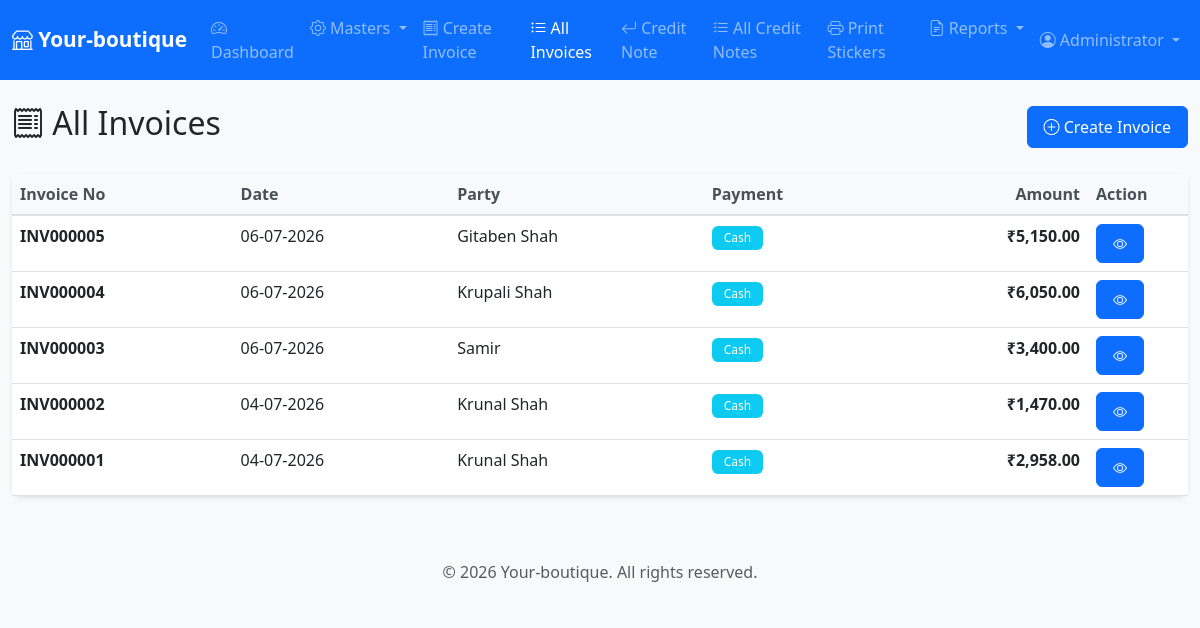
Screenshot of /modules/2_invoice/list.php (signed in) with the database file from the repository.
### tables this page shows
CREATE TABLE IF NOT EXISTS invoices (
    id INT PRIMARY KEY AUTO_INCREMENT,
    invoice_no VARCHAR(50) UNIQUE NOT NULL,
    invoice_date DATE NOT NULL,
    party_id INT NOT NULL,
    subtotal DECIMAL(10,2) NOT NULL DEFAULT 0,
    discount_amount DECIMAL(10,2) DEFAULT 0,
    cgst_amount DECIMAL(10,2) DEFAULT 0,
    sgst_amount DECIMAL(10,2) DEFAULT 0,
    total_amount DECIMAL(10,2) NOT NULL,
    payment_mode ENUM('Cash', 'Card', 'UPI') DEFAULT 'Cash',
    notes TEXT,
    created_by INT,
    created_at TIMESTAMP DEFAULT CURRENT_TIMESTAMP,
    FOREIGN KEY (party_id) REFERENCES parties(id),
    FOREIGN KEY (created_by) REFERENCES users(id),
    INDEX idx_invoice_no (invoice_no),
    INDEX idx_date (invoice_date),
    INDEX idx_party (party_id)
);

CREATE TABLE IF NOT EXISTS parties (
    id INT PRIMARY KEY AUTO_INCREMENT,
     
    mobile VARCHAR(15) UNIQUE NULL,
    party_name VARCHAR(100) NOT NULL,
    address TEXT,
    notes TEXT,
    created_at TIMESTAMP DEFAULT CURRENT_TIMESTAMP,
    updated_at TIMESTAMP DEFAULT CURRENT_TIMESTAMP ON UPDATE CURRENT_TIMESTAMP,
    INDEX idx_mobile (mobile)
);

### config/database.php (called while the page is built, shortened)
<?php
$web_url='https://getdemo.in/your-boutique/';
?>

### config/session.php (called while the page is built, shortened)
<?php
function getUserFullName() {
    return $_SESSION['full_name'] ?? 'User';
}
?>

### config/functions.php (called while the page is built, shortened)
<?php
function formatCurrency($amount) {
    return '₹' . number_format($amount, 2);
}
function formatDate($date) {
    return date('d-m-Y', strtotime($date));
}
?>

### modules/2_invoice/list.php (the view, shortened to what this page needs)
<?php
require_once __DIR__ . '/../../includes/header.php';
$sql = "SELECT i.*, p.party_name FROM invoices i
        INNER JOIN parties p ON i.party_id = p.id
        ORDER BY i.created_at DESC LIMIT 100";
$result = $conn->query($sql);
?>
<div class="row">
    <div class="col-12">
        <div class="d-flex justify-content-between align-items-center mb-4">
            <h2><i class="bi bi-receipt"></i> All Invoices</h2>
            <a href="create_invoice.php" class="btn btn-primary">
                <i class="bi bi-plus-circle"></i> Create Invoice
            </a>
        </div>
    </div>
</div>
<div class="card">
    <div class="card-body p-0">
        <div class="table-responsive">
            <table class="table table-hover mb-0">
                <thead class="table-light">
                    <tr>
                        <th>Invoice No</th>
                        <th>Date</th>
                        <th>Party</th>
                        <th>Payment</th>
                        <th class="text-end">Amount</th>
                        <th width="100">Action</th>
                    </tr>
                </thead>
                <tbody>
                    <?php while ($row = $result->fetch_assoc()): ?>
                    <tr>
                        <td><strong><?php echo $row['invoice_no']; ?></strong></td>
                        <td><?php echo formatDate($row['invoice_date']); ?></td>
                        <td><?php echo $row['party_name']; ?></td>
                        <td><span class="badge bg-info"><?php echo $row['payment_mode']; ?></span></td>
                        <td class="text-end text-currency"><?php echo formatCurrency($row['total_amount']); ?></td>
                        <td>
                            <a href="view.php?invoice=<?php echo $row['invoice_no']; ?>" class="btn btn-sm btn-primary">
                                <i class="bi bi-eye"></i>
                            </a>
                        </td>
                    </tr>
                    <?php endwhile; ?>
                </tbody>
            </table>
        </div>
    </div>
</div>
<?php require_once __DIR__ . '/../../includes/footer.php'; ?>

### includes/header.php (shortened to what this page needs)
<?php
require_once __DIR__ . '/../config/database.php';
require_once __DIR__ . '/../config/session.php';
require_once __DIR__ . '/../config/functions.php';
$currentPage = basename($_SERVER['PHP_SELF']);
?>
<!DOCTYPE html>
<html lang="en">
<head>
    <link href="https://cdn.jsdelivr.net/npm/bootstrap@5.3.0/dist/css/bootstrap.min.css" rel="stylesheet">
    <link rel="stylesheet" href="https://cdn.jsdelivr.net/npm/bootstrap-icons@1.11.0/font/bootstrap-icons.css">
    <link rel="stylesheet" href="/assets/css/style.css">
</head>
<body>
    <?php if ($currentPage !== 'login.php'): ?>
    <nav class="navbar navbar-expand-lg navbar-dark bg-primary">
        <div class="container-fluid">
            <a class="navbar-brand" href="<?= $web_url ?>dashboard.php">
                <i class="bi bi-shop"></i> Your-boutique
            </a>
            <div class="collapse navbar-collapse" id="navbarNav">
                <ul class="navbar-nav me-auto">
                    <li class="nav-item">
                        <a class="nav-link <?php echo ($currentPage === 'dashboard.php') ? 'active' : ''; ?>" href="<?= $web_url ?>dashboard.php">
                            <i class="bi bi-speedometer2"></i> Dashboard
                        </a>
                    </li>
                    <li class="nav-item dropdown">
                        <a class="nav-link dropdown-toggle" href="#" role="button" data-bs-toggle="dropdown">
                            <i class="bi bi-gear"></i> Masters
                        </a>
                    </li>
                    <li class="nav-item">
                        <a class="nav-link <?php echo ($currentPage === 'create_invoice.php') ? 'active' : ''; ?>" href="/your-boutique/modules/invoice/create_invoice.php">
                            <i class="bi bi-receipt"></i> Create Invoice
                        </a>
                    </li>
                    <li class="nav-item">
                        <a class="nav-link <?php echo ($currentPage === 'list.php' && strpos($_SERVER['PHP_SELF'], 'invoice') !== false) ? 'active' : ''; ?>" href="/your-boutique/modules/invoice/list.php">
                            <i class="bi bi-list-ul"></i> All Invoices
                        </a>
                    </li>
                    <li class="nav-item">
                        <a class="nav-link <?php echo ($currentPage === 'create_credit_note.php') ? 'active' : ''; ?>" href="/your-boutique/modules/credit_note/create_credit_note.php">
                            <i class="bi bi-arrow-return-left"></i> Credit Note
                        </a>
                    </li>
                     <li class="nav-item">
                        <a class="nav-link <?php echo ($currentPage === 'list.php' && strpos($_SERVER['PHP_SELF'], 'credit_note') !== false) ? 'active' : ''; ?>" href="/your-boutique/modules/credit_note/list.php">
                            <i class="bi bi-list-check"></i> All Credit Notes
                        </a>
                    </li>
                    <li class="nav-item">
                        <a class="nav-link" href="/your-boutique/modules/products/sticker.php">
                            <i class="bi bi-printer"></i> Print Stickers
                        </a>
                    </li>
                    <li class="nav-item dropdown">
                        <a class="nav-link dropdown-toggle" href="#" role="button" data-bs-toggle="dropdown">
                            <i class="bi bi-file-earmark-text"></i> Reports
                        </a>
                    </li>
                </ul>
                <ul class="navbar-nav">
                    <li class="nav-item dropdown">
                        <a class="nav-link dropdown-toggle" href="#" role="button" data-bs-toggle="dropdown">
                            <i class="bi bi-person-circle"></i> <?php echo getUserFullName(); ?>
                        </a>
                    </li>
                </ul>
            </div>
        </div>
    </nav>
    <?php endif; ?>
    <div class="container-fluid mt-4">

### includes/footer.php (shortened to what this page needs)
    </div>
    <footer class="bg-light text-center text-muted py-3 mt-5">
        <div class="container">
            <p class="mb-0">&copy; <?php echo date('Y'); ?> Your-boutique. All rights reserved.</p>
        </div>
    </footer>
</body>
</html>

### assets/css/style.css (style rules this page uses)
:root { --primary-color: #0d6efd; --secondary-color: #6c757d; --success-color: #198754; --danger-color: #dc3545; --warning-color: #ffc107; }
body { font-family: 'Segoe UI', Tahoma, Geneva, Verdana, sans-serif; background-color: #f8f9fa; }
.card { border: none; border-radius: 10px; box-shadow: 0 2px 4px rgba(0,0,0,0.1); margin-bottom: 20px; }
.table { background-color: white; }
.table thead th { background-color: #f8f9fa; border-bottom: 2px solid #dee2e6; font-weight: 600; color: #495057; }
.btn { border-radius: 6px; padding: 8px 16px; font-weight: 500; }
.badge { padding: 6px 12px; font-weight: 500; }
.navbar-brand { font-weight: 600; font-size: 1.3rem; }
.nav-link { font-weight: 500; }
.text-currency { font-weight: 600; color: var(--success-color); }

### rows the page displays
invoices: invoice_no "INV000005", invoice_date "06-07-2026", party.party_name "Gitaben Shah", payment_mode "Cash", total_amount "₹5,150.00"
invoices: invoice_no "INV000004", invoice_date "06-07-2026", party.party_name "Krupali Shah", payment_mode "Cash", total_amount "₹6,050.00"
invoices: invoice_no "INV000003", invoice_date "06-07-2026", party.party_name "Samir", payment_mode "Cash", total_amount "₹3,400.00"
invoices: invoice_no "INV000002", invoice_date "04-07-2026", party.party_name "Krunal Shah", payment_mode "Cash", total_amount "₹1,470.00"
invoices: invoice_no "INV000001", invoice_date "04-07-2026", party.party_name "Krunal Shah", payment_mode "Cash", total_amount "₹2,958.00"

### other values shown
getUserFullName() "Administrator"
